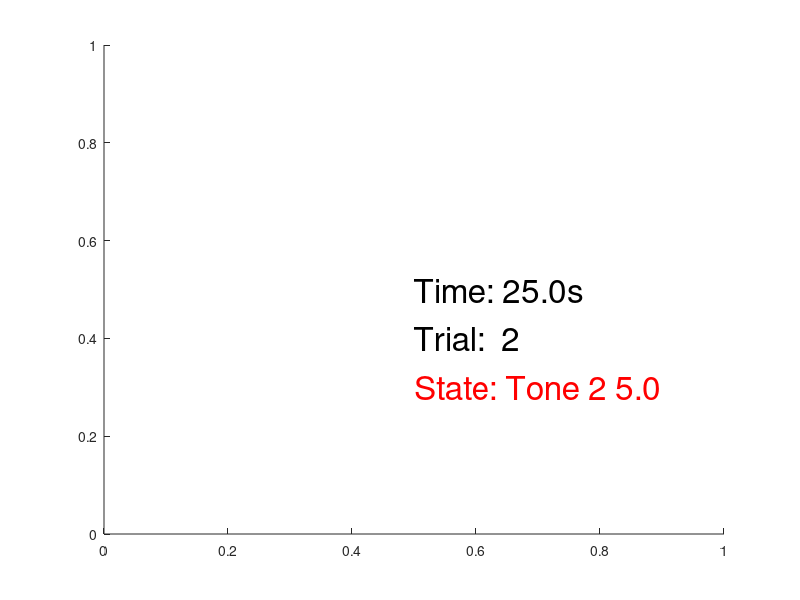

Reproduce this figure in MATLAB.
%% setup

% timing
total_time = .5 ; % total time to run converted from minutes to seconds.
total_time = total_time * 60; % converted from minutes to seconds.

% states
states = repmat([1;2],100,1); % lazy way to repeating numbers.

prior_states = [];
trials = [];
iState = 0; % initial state;

%tones
Fs=44100/10;                       %CD quality - also conveniently divisible by 30 and 25
stim_dur=5;               %duration of puretone in seconds
T=0:1/Fs:stim_dur-1/Fs;

%tone 1
t1_freq =1200;
Y1 = sin(2*pi*t1_freq*T);
%tone2
t2_freq = 800;
Y2 = sin(2*pi*t2_freq*T);

% make a figure to track everything
figure(101)
xlim([.5 .75])
ylim([.45 .55])

t0 = clock;
    t_state = t0;  % get the time at the end of the state, used to know when to start the next state.

while etime(clock, t0) < total_time
    this_time = sprintf('%2.1f', etime(clock, t0)); % time in a nice string format.

    
    if etime(clock, t_state) > 10 % change this to the initial time. 
        if iState == 0 % move to a state;
            iState = datasample(states, 1);
            while length(prior_states) >= 3 &&  sum(prior_states(end-2:end) == iState) ==3 % check if the same state has appeared three times in a row.
                iState = datasample(states, 1);
            end
        end

        if iState == 1
            tone_t = clock; % get elapsed time.
            licks = []; % initialize licks.
            
            % play a tone; log the time.
            sound(Y1, Fs)
            
            while etime(clock, tone_t) < 5
                
                % lick check function here. check for licks (during tone)% when writing this make sure it logs the time. time points can be counted later and can also be added to the plot.
                clf
                text(.5, .5, ['Time: ' this_time 's'], 'FontSize', 24);
                text(.5, .4, ['Trial: ' sprintf('%2.0f',length(trials)+1)  ], 'FontSize', 24);
                text(.5, .3, ['State: Tone 1 ' sprintf('%2.1f', etime(clock, tone_t))], 'FontSize', 24, 'color', 'b');
                drawnow
            end
            
            % do a thing like fire valve; log the time.
            valve_t = clock;
            
            %check for post-valve licks.  Could also be done later but this
            %way you can plot them in a different color or track
            %correct/incorrect responses in real time.
            post_licks = [];
            
            % log it and return to 0 state
            prior_states(end+1) = iState;
            % save the output as 'trials' with a bunch of informaiton.
            trials{end+1} = [];
            trials{end}.state = iState;
            trials{end}.licks = licks;
            trials{end}.tone_time = tone_t;
            trials{end}.valve_t = valve_t;
            % add in other details.
            
            iState = 0; % return to 0 state.
            t_state = clock;  % get the time at the end of the state, used to know when to start the next state. 
        elseif iState == 2
            licks = []; % initialize licks.
            
            % play a tone; log the time.
            tone_t = clock;
            tic; sound(Y2, Fs); toc; % seems to take between 0.01 and .33 seconds to play the tone.
            
            while etime(clock, tone_t) < 5
                % lick check function here. check for licks (during tone)% when writing this make sure it logs the time. time points can be counted later and can also be added to the plot.
                clf
                text(.5, .5, ['Time: ' this_time 's'], 'FontSize', 24)
                text(.5, .4, ['Trial: ' sprintf('%2.0f',length(trials)+1)  ], 'FontSize', 24)
                text(.5, .3, ['State: Tone 2 ' sprintf('%2.1f', etime(clock, tone_t))], 'FontSize', 24, 'color', 'r')
                drawnow
            end
            
            
            % do a thing like fire valve; log the time.
            valve_t = clock;
            
            %check for post-valve licks
            post_licks = [];
            
            % log it and return to 0 state
            prior_states(end+1) = iState;
            % save the output as 'trials' with a bunch of informaiton.
            trials{end+1} = [];
            trials{end}.state = iState;
            trials{end}.licks = licks;
            trials{end}.tone_time = tone_t;
            trials{end}.valve_t = valve_t;
            % add in other details.
            
            
            iState = 0; % return to 0 state.
            t_state = clock;  % get the time at the end of the state, used to know when to start the next state.
        end
        
    else
        clf
        text(.5, .5, ['Time: ' this_time 's'], 'FontSize', 24)
        text(.5, .4, ['Trial: ' sprintf('%2.0f',length(trials))  ], 'FontSize', 24)
        text(.5, .3, 'State: waiting...', 'FontSize', 24)
        drawnow
    end
    
end % main loop


%% save things.

% save useful variables with dates and times.  Probably good to add a
% subect ID or save it in a specific directory.
save(['Trials_' datestr(date, 'yyyy_mm_dd') '_' datestr(now, 'HH_MM')], 'trials')

